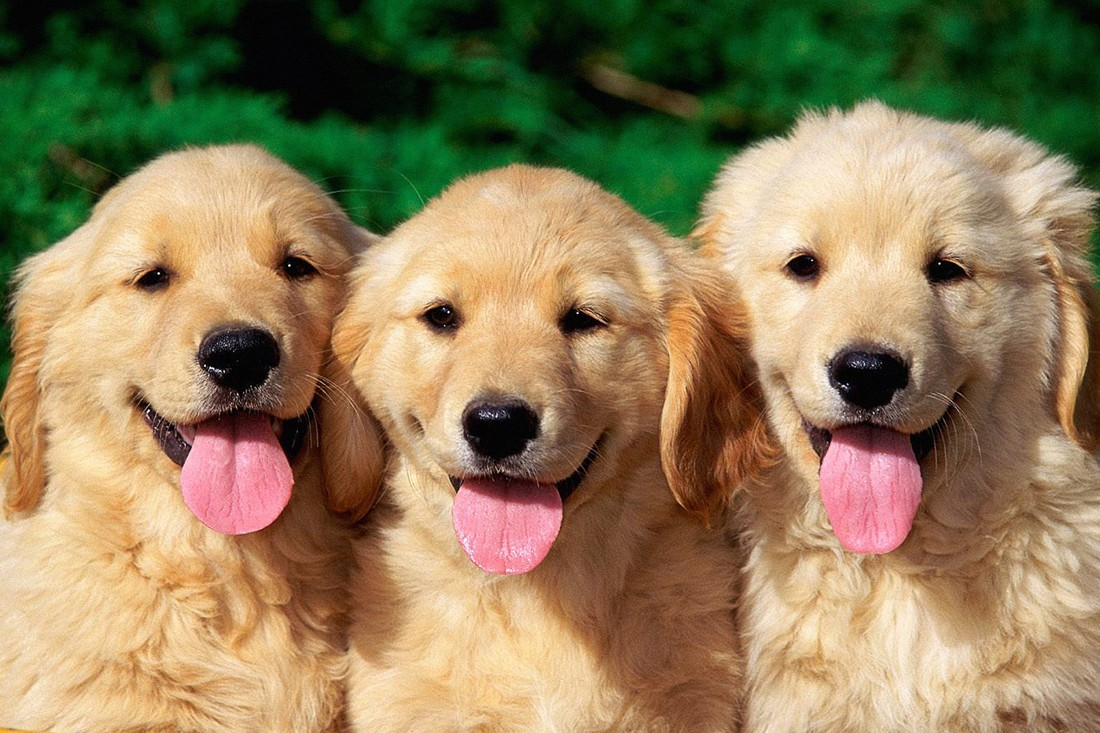
#> input picture DATA/DOGS.jpeg, 1100 x 733 px
$ jupyter execute --allow-errors '5. Histograms.ipynb'   (shell and % lines are left out)
#> lines starting #> are read from the running program, lines starting #| are printed output that depends on the picture
## Histograms are a great way to visualize individual color components

[cell 1]
import cv2
import numpy as np

# We need to import matplotlib to create our histogram plots
from matplotlib import pyplot as plt

[cell 2]
image = cv2.imread('DATA/DOGS.jpeg')
#> image is the input picture: shape (733, 1100, 3); mean B, G, R 90.4, 126.5, 143.8

[cell 3]
histogram = cv2.calcHist([image], [0], None, [256], [0, 256])
#> histogram = 256 values, max 13585 at index 5, min 0 at index 243, mean 3149.6

#> (a cell that did not finish here is left out)

[cell 5]
histogram
#> Out has the same summary as histogram

[cell 6]
image.ravel()

[cell 7]
# We plot a histogram, ravel() flatens our image array
plt.hist(image.ravel(), 256, [0, 256])
plt.show()
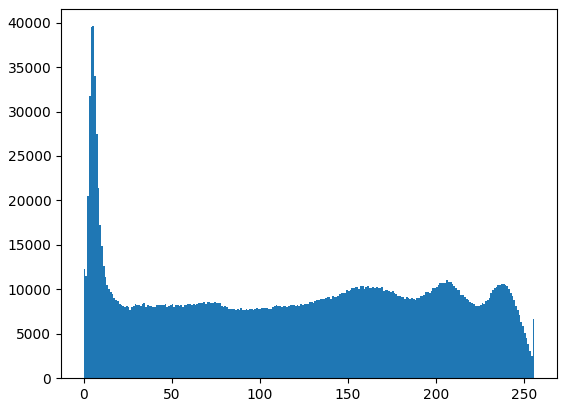
#> figure drawn by matplotlib, 1 panel; tallest bar 39603 high, from x = 5 to 6

[cell 8]
# Viewing Separate Color Channels
color = ('b', 'g', 'r')

# We now separate the colors and plot each in the Histogram
for i, col in enumerate(color):
    histogram2 = cv2.calcHist([image], [i], None, [256], [0, 256])
    plt.plot(histogram2, color = col)
    plt.xlim([0,256])

plt.show()
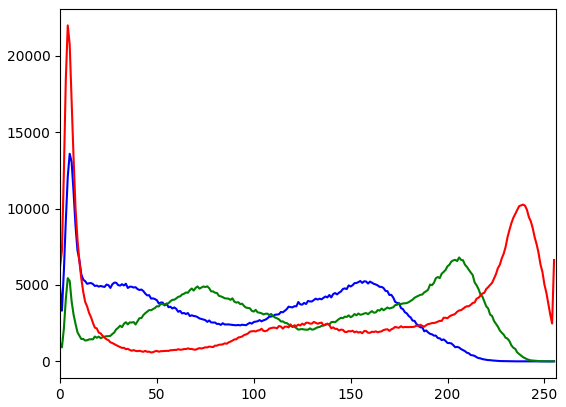
#> figure drawn by matplotlib, 1 panel; curve peaks at x = 5, y = 13585; curve peaks at x = 206, y = 6801; curve peaks at x = 4, y = 21986

**cv2.calcHist(images, channels, mask, histSize, ranges[, hist[, accumulate]])**

- images : it is the source image of type uint8 or float32. it should be given in square brackets, ie, "[img]".
- channels : it is also given in square brackets. It is the index of channel for which we calculate histogram. For example, if input is grayscale image, its value is [0]. For color image, you can pass [0], [1] or [2] to calculate histogram of blue, green or red channel respectively.
- mask : mask image. To find histogram of full image, it is given as "None". But if you want to find histogram of particular region of image, you have to create a mask image for that and give it as mask. (I will show an example later.)
- histSize : this represents our BIN count. Need to be given in square brackets. For full scale, we pass [256].
- ranges : this is our RANGE. Normally, it is [0,256].

[cell 9]
import cv2
import numpy as np

# We need to import matplotlib to create our histogram plots
import matplotlib.pyplot as plt

[cell 10]
image = cv2.imread('DATA/tobago.jpg')
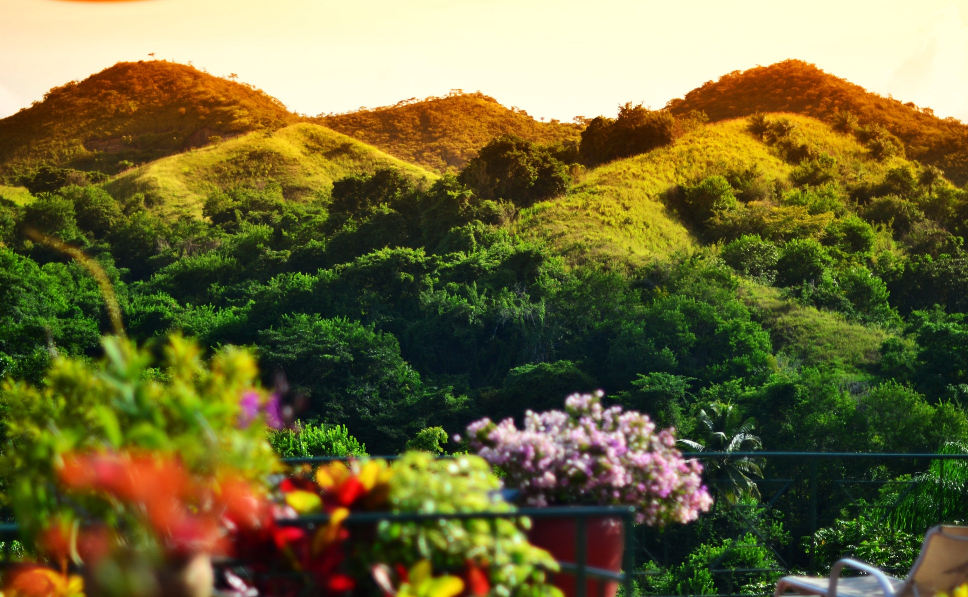
#> input picture DATA/tobago.jpg, 1936 x 1194 px (shown at 1/2 size)
#> image is the input picture: shape (1194, 1936, 3); mean B, G, R 57.1, 105.2, 110.9

[cell 11]
histogram = cv2.calcHist([image], [0], None, [256], [0, 256])
#> histogram = 256 values, max 179716 at index 0, min 4 at index 254, mean 9029.6

[cell 12]
# We plot a histogram, ravel() flatens our image array
plt.hist(image.ravel(), 256, [0, 256]); plt.show()
#> after `plt.hist(image.ravel(), 256, [0, 256])`:
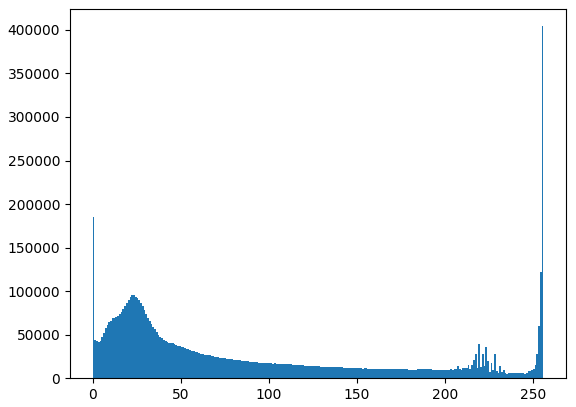
#> figure drawn by matplotlib, 1 panel; tallest bar 404273 high, from x = 255 to 256

[cell 13]
# Viewing Separate Color Channels
color = ('b', 'g', 'r')

# We now separate the colors and plot each in the Histogram
for i, col in enumerate(color):
    histogram2 = cv2.calcHist([image], [i], None, [256], [0, 256])
    plt.plot(histogram2, color = col)
    plt.xlim([0,256])

plt.show()
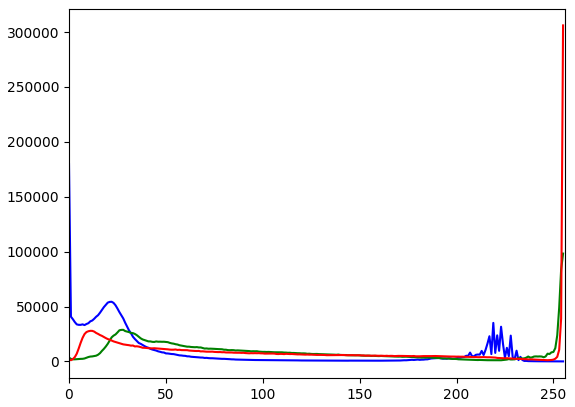
#> figure drawn by matplotlib, 1 panel; curve peaks at x = 0, y = 179716; curve peaks at x = 255, y = 98224; curve peaks at x = 255, y = 306041
